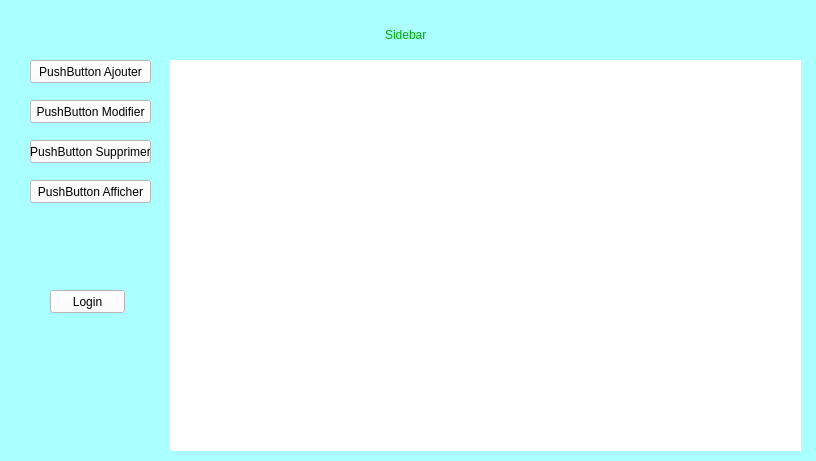
<?xml version="1.0" encoding="UTF-8"?>
<ui version="4.0">
 <class>FormSidebar</class>
 <widget class="QWidget" name="FormSidebar">
  <property name="geometry">
   <rect>
    <x>0</x>
    <y>0</y>
    <width>816</width>
    <height>461</height>
   </rect>
  </property>
  <property name="windowTitle">
   <string>Form</string>
  </property>
  <property name="styleSheet">
   <string notr="true">background-color: rgb(170, 255, 255);</string>
  </property>
  <widget class="QPushButton" name="pushButton_crud_Ajouter">
   <property name="geometry">
    <rect>
     <x>30</x>
     <y>60</y>
     <width>121</width>
     <height>23</height>
    </rect>
   </property>
   <property name="styleSheet">
    <string notr="true">background-color: rgb(255, 255, 255);</string>
   </property>
   <property name="text">
    <string>PushButton Ajouter</string>
   </property>
  </widget>
  <widget class="QPushButton" name="pushButton_crud_Modifier">
   <property name="geometry">
    <rect>
     <x>30</x>
     <y>100</y>
     <width>121</width>
     <height>23</height>
    </rect>
   </property>
   <property name="styleSheet">
    <string notr="true">background-color: rgb(255, 255, 255);</string>
   </property>
   <property name="text">
    <string>PushButton Modifier</string>
   </property>
  </widget>
  <widget class="QPushButton" name="pushButton_crud_Supprimer">
   <property name="geometry">
    <rect>
     <x>30</x>
     <y>140</y>
     <width>121</width>
     <height>23</height>
    </rect>
   </property>
   <property name="styleSheet">
    <string notr="true">background-color: rgb(255, 255, 255);</string>
   </property>
   <property name="text">
    <string>PushButton Supprimer</string>
   </property>
  </widget>
  <widget class="QPushButton" name="pushButton_crud_Afficher">
   <property name="geometry">
    <rect>
     <x>30</x>
     <y>180</y>
     <width>121</width>
     <height>23</height>
    </rect>
   </property>
   <property name="styleSheet">
    <string notr="true">background-color: rgb(255, 255, 255);</string>
   </property>
   <property name="text">
    <string>PushButton Afficher</string>
   </property>
  </widget>
  <widget class="QStackedWidget" name="stackedWidget_Sidebar">
   <property name="geometry">
    <rect>
     <x>170</x>
     <y>60</y>
     <width>631</width>
     <height>391</height>
    </rect>
   </property>
   <property name="styleSheet">
    <string notr="true">background-color: rgb(255, 255, 255);</string>
   </property>
   <widget class="QWidget" name="page"/>
   <widget class="QWidget" name="page_2"/>
  </widget>
  <widget class="QPushButton" name="pushButtonAllerPageLOGIN">
   <property name="geometry">
    <rect>
     <x>50</x>
     <y>290</y>
     <width>75</width>
     <height>23</height>
    </rect>
   </property>
   <property name="styleSheet">
    <string notr="true">background-color: rgb(255, 255, 255);</string>
   </property>
   <property name="text">
    <string>Login</string>
   </property>
  </widget>
  <widget class="QWidget" name="layoutWidget">
   <property name="geometry">
    <rect>
     <x>10</x>
     <y>20</y>
     <width>791</width>
     <height>29</height>
    </rect>
   </property>
   <layout class="QHBoxLayout" name="horizontalLayout">
    <item>
     <spacer name="horizontalSpacer">
      <property name="orientation">
       <enum>Qt::Horizontal</enum>
      </property>
      <property name="sizeHint" stdset="0">
       <size>
        <width>328</width>
        <height>20</height>
       </size>
      </property>
     </spacer>
    </item>
    <item>
     <widget class="QLabel" name="labelSidebar">
      <property name="styleSheet">
       <string notr="true">color: rgb(0, 170, 0);
font: 25 italic 18pt &quot;Bookman Old Style&quot;;
</string>
      </property>
      <property name="text">
       <string>Sidebar</string>
      </property>
     </widget>
    </item>
    <item>
     <spacer name="horizontalSpacer_2">
      <property name="orientation">
       <enum>Qt::Horizontal</enum>
      </property>
      <property name="sizeHint" stdset="0">
       <size>
        <width>328</width>
        <height>20</height>
       </size>
      </property>
     </spacer>
    </item>
   </layout>
  </widget>
 </widget>
 <resources/>
 <connections/>
</ui>
